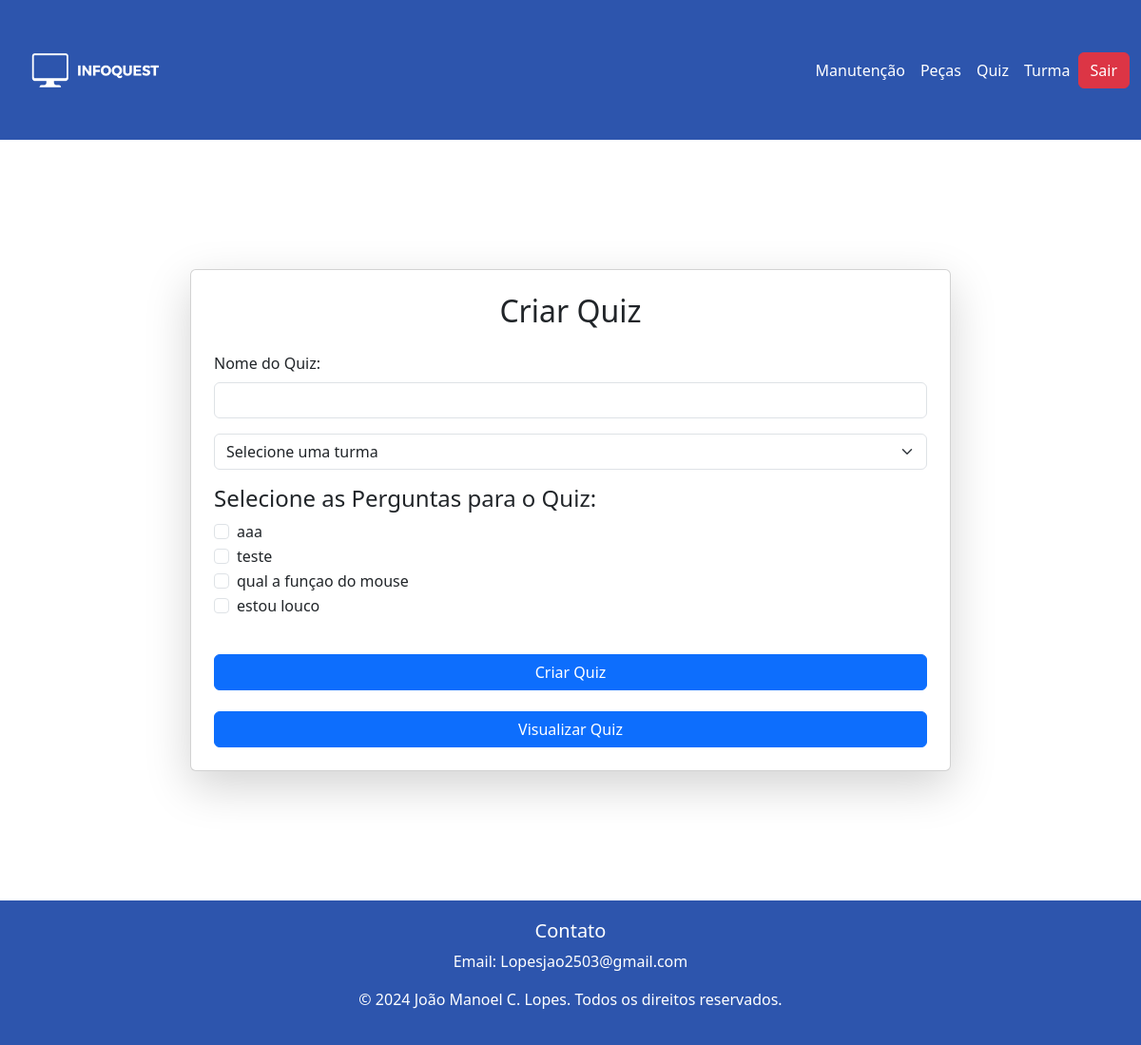
/View/visualizar_quiz.php (signed in), run on an earlier commit of the app's database.
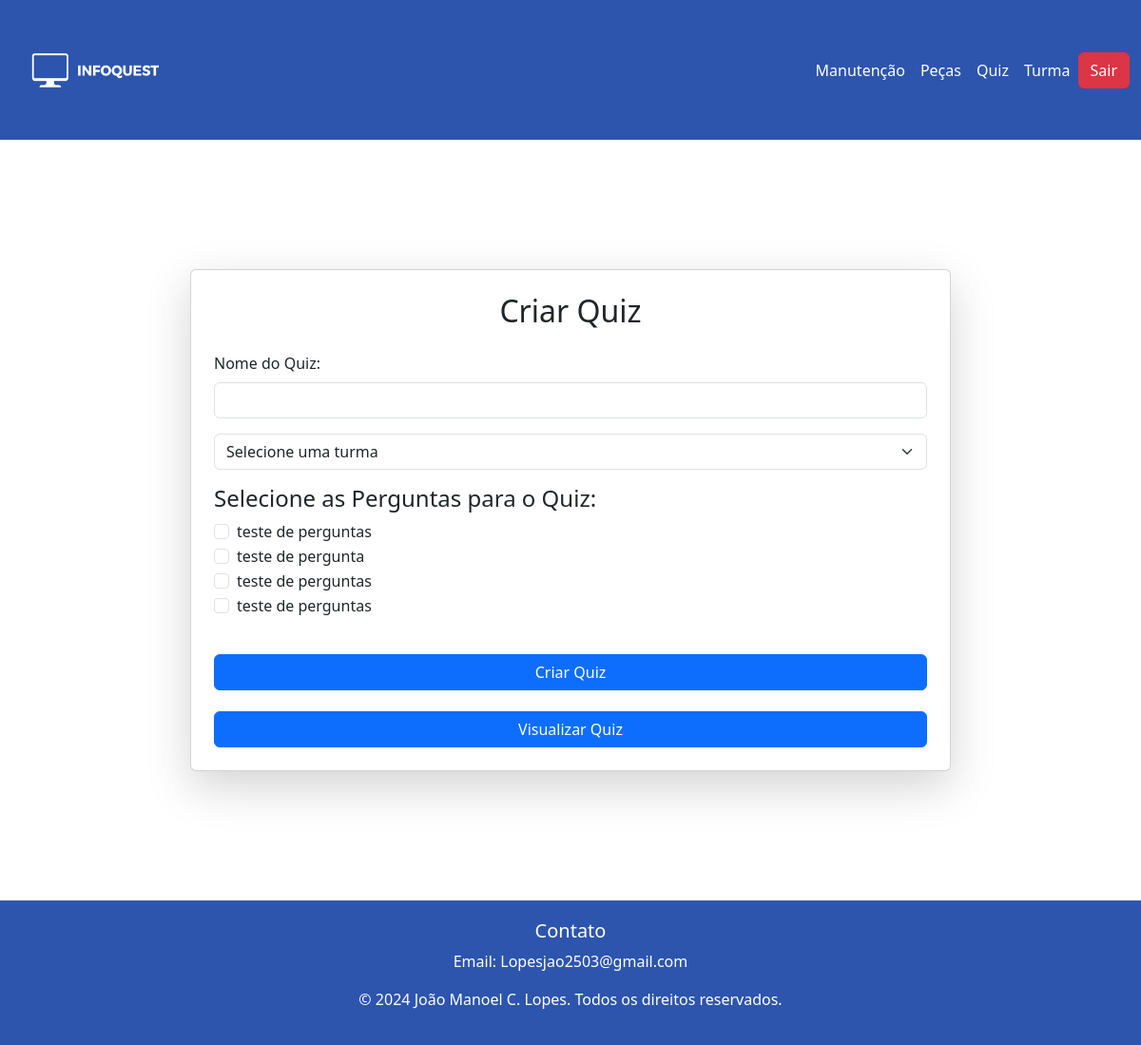
And on a later commit of the database.
### tables this page shows
CREATE TABLE `quiz` (
  `id` int(11) NOT NULL,
  `pergunta` varchar(255) NOT NULL,
  `alternativa_a` varchar(255) NOT NULL,
  `alternativa_b` varchar(255) NOT NULL,
  `alternativa_c` varchar(255) NOT NULL,
  `alternativa_d` varchar(255) NOT NULL,
  `correta` char(1) NOT NULL,
  `professor_id` int(11) DEFAULT NULL
);

### View/visualizar_quiz.php (the view, shortened to what this page needs)
<!DOCTYPE html>
<html lang="pt-BR">
<head>
    <link rel="stylesheet" href="https://cdn.jsdelivr.net/npm/bootstrap@5.3.0-alpha1/dist/css/bootstrap.min.css">
    <link rel="stylesheet" href="Style.css">
</head>
<body>
    <?php require_once "navbar.php"; ?>
    <div class="container d-flex justify-content-center align-items-center min-vh-100">
        <div class="card shadow-lg p-4" style="max-width: 800px; width: 100%;">
            <h2 class="text-center mb-4">Criar Quiz</h2>
            <form action="criar_quiz_action.php" method="POST">
                <div class="mb-3">
                    <label for="quiz_nome" class="form-label">Nome do Quiz:</label>
                    <input type="text" id="quiz_nome" name="quiz_nome" class="form-control" required>
                </div>
                <div class="mb-3">
                    <select name="turma" class="form-select" required>
                    <option value="">Selecione uma turma</option>
                </select>
                </div>
                <h4>Selecione as Perguntas para o Quiz:</h4>
                <div class="mb-3">
                    <?php
                    $pdo = new PDO("mysql:host=localhost;dbname=bdinfoquest;charset=utf8", "root", "");
                    $professor_id = $_SESSION['usuario_sessao'];
                    $stmt = $pdo->prepare("SELECT * FROM quiz WHERE professor_id = :professor_id");
                    $stmt->execute(['professor_id' => $professor_id]);
                    while ($row = $stmt->fetch(PDO::FETCH_ASSOC)) {
                        echo '<div class="form-check">';
                        echo '<input type="checkbox" class="form-check-input" name="perguntas[]" value="' . $row['id'] . '">';
                        echo '<label class="form-check-label">' . htmlspecialchars($row['pergunta']) . '</label>';
                        echo '</div>';
                    }
                    ?>
                </div>
                <button type="submit" class="btn btn-primary w-100">Criar Quiz</button>
                <a class="btn btn-primary w-100" href="exibir_quizzes.php"> Visualizar Quiz </a>
            </form>
        </div>
    </div>
    <footer><?php require_once "footer.php"; ?></footer>
</body>
</html>

What changed in the data, as far as the page shows it:
removed quiz: pergunta "qual a funçao do mouse"
removed quiz: pergunta "estou louco"
changed quiz (number 1 of 4 on the later page): pergunta "aaa" → "teste de perguntas"
changed quiz: pergunta "teste" → "teste de pergunta"
added quiz: pergunta "teste de perguntas"
added quiz: pergunta "teste de perguntas"
